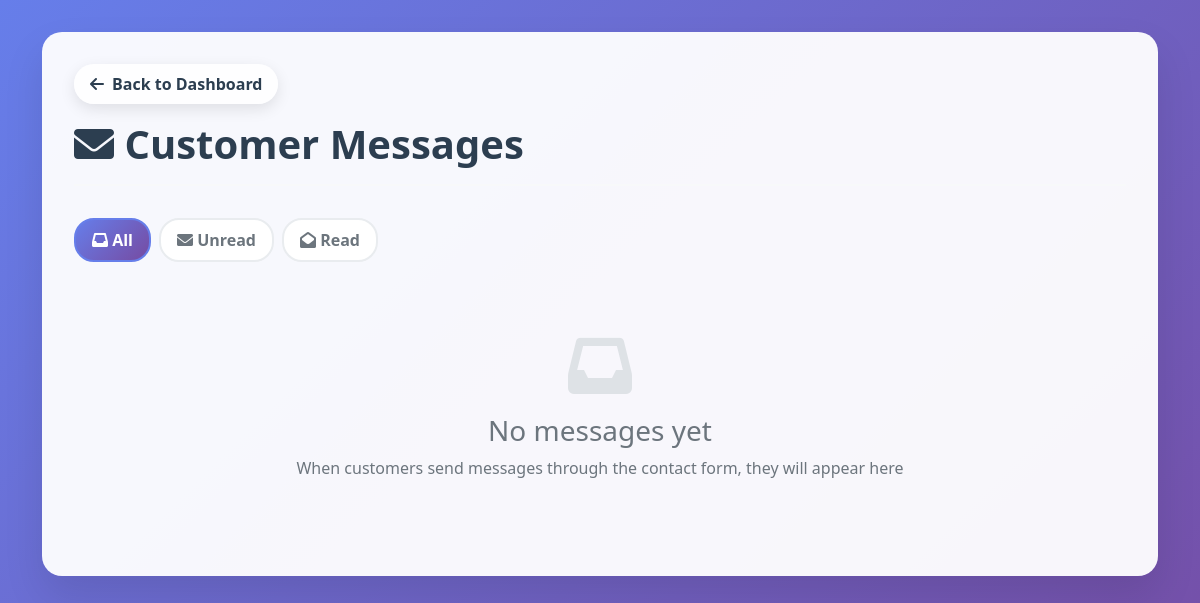
Before: /dashboard/messages (signed in) with the older database file.
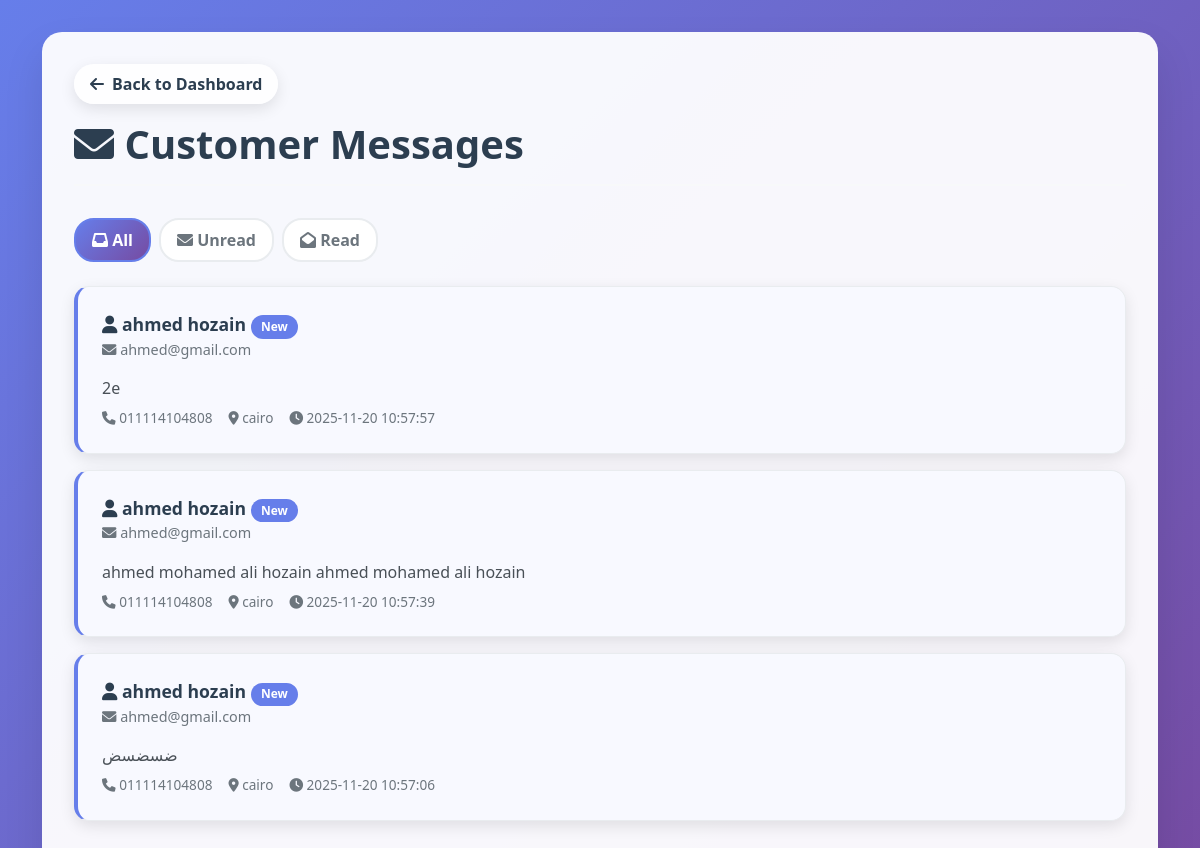
After: the same page with the newer database file.
### tables this page shows
CREATE TABLE contact_messages (
            id INTEGER PRIMARY KEY AUTOINCREMENT,
            name TEXT NOT NULL,
            email TEXT NOT NULL,
            company TEXT,
            visa_type TEXT,
            message TEXT NOT NULL,
            created_at TIMESTAMP DEFAULT CURRENT_TIMESTAMP,
            is_read BOOLEAN DEFAULT 0,
            replied_at TIMESTAMP
        , phone TEXT, governorate TEXT);

### app.py (the view)
@app.route('/dashboard/messages')
@login_required
def dashboard_messages():
    conn = get_db_connection()
    filter_type = request.args.get('filter', 'all')
    if filter_type == 'unread':
        messages = conn.execute('SELECT * FROM contact_messages WHERE is_read = 0 ORDER BY created_at DESC').fetchall()
    elif filter_type == 'read':
        messages = conn.execute('SELECT * FROM contact_messages WHERE is_read = 1 ORDER BY created_at DESC').fetchall()
    else:
        messages = conn.execute('SELECT * FROM contact_messages ORDER BY created_at DESC').fetchall()
    conn.close()
    current_lang = get_language()
    return render_template('dashboard_messages.html', messages=messages, filter_type=filter_type, current_lang=current_lang, languages=SUPPORTED_LANGUAGES)

### app.py (called while the page is built, shortened)
def get_language():
    return session.get('language', 'en')

def get_db_connection():
    conn = sqlite3.connect('website_content.db')
    conn.row_factory = sqlite3.Row
    return conn

def login_required(f):
    @wraps(f)
    def decorated_function(*args, **kwargs):
        return f(*args, **kwargs)
    return decorated_function

### templates/dashboard_messages.html (shortened to what this page needs)
<!DOCTYPE html>
<html lang="{% if current_lang == 'ar' %}ar{% else %}en{% endif %}" dir="{% if current_lang == 'ar' %}rtl{% else %}ltr{% endif %}">
<head>
    <link href="https://cdn.jsdelivr.net/npm/bootstrap@5.1.3/dist/css/bootstrap.min.css" rel="stylesheet">
    <link href="https://cdnjs.cloudflare.com/ajax/libs/font-awesome/6.0.0/css/all.min.css" rel="stylesheet">
</head>
<body>
    <div class="container">
        <div class="dashboard-container">
            <a href="{{ url_for('dashboard') }}" class="back-btn">
                <i class="fas {% if current_lang == 'ar' %}fa-arrow-right{% else %}fa-arrow-left{% endif %}"></i>
                {% if current_lang == 'ar' %}العودة للوحة التحكم{% else %}Back to Dashboard{% endif %}
            </a>
            <div class="page-header mt-3">
                <div>
                    <h1>
                        <i class="fas fa-envelope"></i>
                        {% if current_lang == 'ar' %}رسائل العملاء{% else %}Customer Messages{% endif %}
                    </h1>
                </div>
            </div>
            <div class="filter-buttons">
                <a href="{{ url_for('dashboard_messages', filter='all') }}"
                   class="filter-btn {% if filter_type == 'all' %}active{% endif %}">
                    <i class="fas fa-inbox"></i>
                    {% if current_lang == 'ar' %}الكل{% else %}All{% endif %}
                </a>
                <a href="{{ url_for('dashboard_messages', filter='unread') }}"
                   class="filter-btn {% if filter_type == 'unread' %}active{% endif %}">
                    <i class="fas fa-envelope"></i>
                    {% if current_lang == 'ar' %}غير مقروءة{% else %}Unread{% endif %}
                </a>
                <a href="{{ url_for('dashboard_messages', filter='read') }}"
                   class="filter-btn {% if filter_type == 'read' %}active{% endif %}">
                    <i class="fas fa-envelope-open"></i>
                    {% if current_lang == 'ar' %}مقروءة{% else %}Read{% endif %}
                </a>
            </div>
            {% if messages %}
                {% for message in messages %}
                <a href="{{ url_for('view_message', message_id=message.id) }}" style="text-decoration: none; color: inherit;">
                    <div class="message-card {% if not message.is_read %}unread{% endif %}">
                        <div class="message-header">
                            <div>
                                <div class="message-sender">
                                    <i class="fas fa-user"></i> {{ message.name }}
                                    {% if not message.is_read %}
                                        <span class="badge badge-unread">
                                            {% if current_lang == 'ar' %}جديد{% else %}New{% endif %}
                                        </span>
                                    {% else %}
                                        <span class="badge badge-read">
                                            {% if current_lang == 'ar' %}مقروءة{% else %}Read{% endif %}
                                        </span>
                                    {% endif %}
                                </div>
                                <div class="message-email">
                                    <i class="fas fa-envelope"></i> {{ message.email }}
                                </div>
                            </div>
                        </div>
                        <div class="message-preview">
                            {{ message.message[:150] }}{% if message.message|length > 150 %}...{% endif %}
                        </div>
                        <div class="message-meta">
                            {% if message.phone %}
                                <span>
                                    <i class="fas fa-phone"></i> {{ message.phone }}
                                </span>
                            {% endif %}
                            {% if message.governorate %}
                                <span>
                                    <i class="fas fa-map-marker-alt"></i> {{ message.governorate }}
                                </span>
                            {% endif %}
                            <span>
                                <i class="fas fa-clock"></i> {{ message.created_at }}
                            </span>
                        </div>
                    </div>
                </a>
                {% endfor %}
            {% else %}
                <div class="empty-state">
                    <i class="fas fa-inbox"></i>
                    <h3>
                        {% if filter_type == 'unread' %}
                            {% if current_lang == 'ar' %}لا توجد رسائل غير مقروءة{% else %}No unread messages{% endif %}
                        {% elif filter_type == 'read' %}
                            {% if current_lang == 'ar' %}لا توجد رسائل مقروءة{% else %}No read messages{% endif %}
                        {% else %}
                            {% if current_lang == 'ar' %}لا توجد رسائل بعد{% else %}No messages yet{% endif %}
                        {% endif %}
                    </h3>
                    <p>
                        {% if current_lang == 'ar' %}
                            عندما يرسل العملاء رسائل من خلال نموذج التواصل، ستظهر هنا
                        {% else %}
                            When customers send messages through the contact form, they will appear here
                        {% endif %}
                    </p>
                </div>
            {% endif %}
        </div>
    </div>
</body>
</html>

### templates/dashboard_messages.html (style rules this page uses)
body { background: linear-gradient(135deg, #667eea 0%, #764ba2 100%); min-height: 100vh; font-family: 'Segoe UI', Tahoma, Geneva, Verdana, sans-serif; }
.dashboard-container { background: rgba(255, 255, 255, 0.95); border-radius: 20px; box-shadow: 0 20px 40px rgba(0, 0, 0, 0.1); margin: 2rem auto; padding: 2rem; }
.page-header { display: flex; justify-content: space-between; align-items: center; margin-bottom: 2rem; padding-bottom: 1rem; border-bottom: 2px solid #f8f9fa; }
.page-header h1 { color: #2c3e50; font-weight: 700; margin: 0; }
.message-card { background: white; border-radius: 15px; padding: 1.5rem; margin-bottom: 1rem; box-shadow: 0 5px 15px rgba(0, 0, 0, 0.1); transition: all 0.3s ease; border: 1px solid #e9ecef; cursor: pointer; }
.message-card.unread { border-left: 4px solid #667eea; background: #f8f9ff; }
.message-header { display: flex; justify-content: space-between; align-items: flex-start; margin-bottom: 1rem; }
.message-sender { font-weight: 700; color: #2c3e50; font-size: 1.1rem; }
.message-email { color: #6c757d; font-size: 0.9rem; }
.message-preview { color: #495057; margin-bottom: 0.5rem; }
.message-meta { display: flex; gap: 1rem; font-size: 0.85rem; color: #6c757d; }
.badge { padding: 0.35rem 0.65rem; border-radius: 20px; font-size: 0.75rem; font-weight: 600; }
.badge-unread { background: #667eea; color: white; }
.back-btn { background: rgba(255, 255, 255, 0.9); border-radius: 50px; padding: 8px 16px; text-decoration: none; color: #2c3e50; font-weight: 600; box-shadow: 0 5px 15px rgba(0, 0, 0, 0.1); transition: all 0.3s ease; display: inline-flex; align-items: center; gap: 0.5rem; }
.filter-buttons { display: flex; gap: 0.5rem; margin-bottom: 1.5rem; }
.filter-btn { padding: 0.5rem 1rem; border: 2px solid #e9ecef; border-radius: 20px; background: white; color: #6c757d; text-decoration: none; font-weight: 600; transition: all 0.3s ease; }
.filter-btn.active { background: linear-gradient(135deg, #667eea 0%, #764ba2 100%); color: white; border-color: #667eea; }

Changed rows visible on the page:
added contact_messages: name "ahmed hozain", is_read "New", email "ahmed@gmail.com", message "2e", phone "011114104808", governorate "cairo", created_at "2025-11-20 10:57:57"
added contact_messages: name "ahmed hozain", is_read "New", email "ahmed@gmail.com", message "ahmed mohamed ali hozain ahmed mohamed ali hozain", phone "011114104808", governorate "cairo", created_at "2025-11-20 10:57:39"
added contact_messages: name "ahmed hozain", is_read "New", email "ahmed@gmail.com", message "ضسضسض", phone "011114104808", governorate "cairo", created_at "2025-11-20 10:57:06"
Other visible differences:
text no longer shown: "No messages yet When customers send messages through the contact form, they will appear here"
